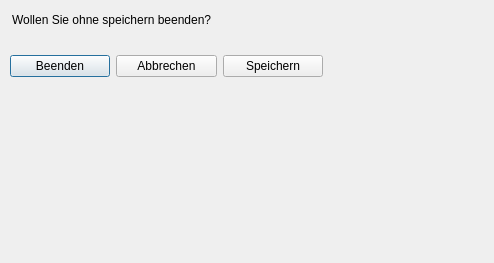
<?xml version="1.0" encoding="UTF-8"?>
<ui version="4.0">
 <class>endDialog</class>
 <widget class="QDialog" name="endDialog">
  <property name="geometry">
   <rect>
    <x>0</x>
    <y>0</y>
    <width>494</width>
    <height>263</height>
   </rect>
  </property>
  <property name="windowTitle">
   <string>Dialog</string>
  </property>
  <widget class="QLabel" name="label">
   <property name="geometry">
    <rect>
     <x>12</x>
     <y>12</y>
     <width>223</width>
     <height>16</height>
    </rect>
   </property>
   <property name="text">
    <string>Wollen Sie ohne speichern beenden?</string>
   </property>
  </widget>
  <widget class="QWidget" name="">
   <property name="geometry">
    <rect>
     <x>10</x>
     <y>50</y>
     <width>313</width>
     <height>32</height>
    </rect>
   </property>
   <layout class="QHBoxLayout" name="horizontalLayout">
    <item>
     <widget class="QPushButton" name="pushButton">
      <property name="text">
       <string>Beenden</string>
      </property>
     </widget>
    </item>
    <item>
     <widget class="QPushButton" name="pushButton_3">
      <property name="text">
       <string>Abbrechen</string>
      </property>
     </widget>
    </item>
    <item>
     <widget class="QPushButton" name="pushButton_2">
      <property name="text">
       <string>Speichern</string>
      </property>
     </widget>
    </item>
   </layout>
  </widget>
 </widget>
 <resources/>
 <connections/>
</ui>
